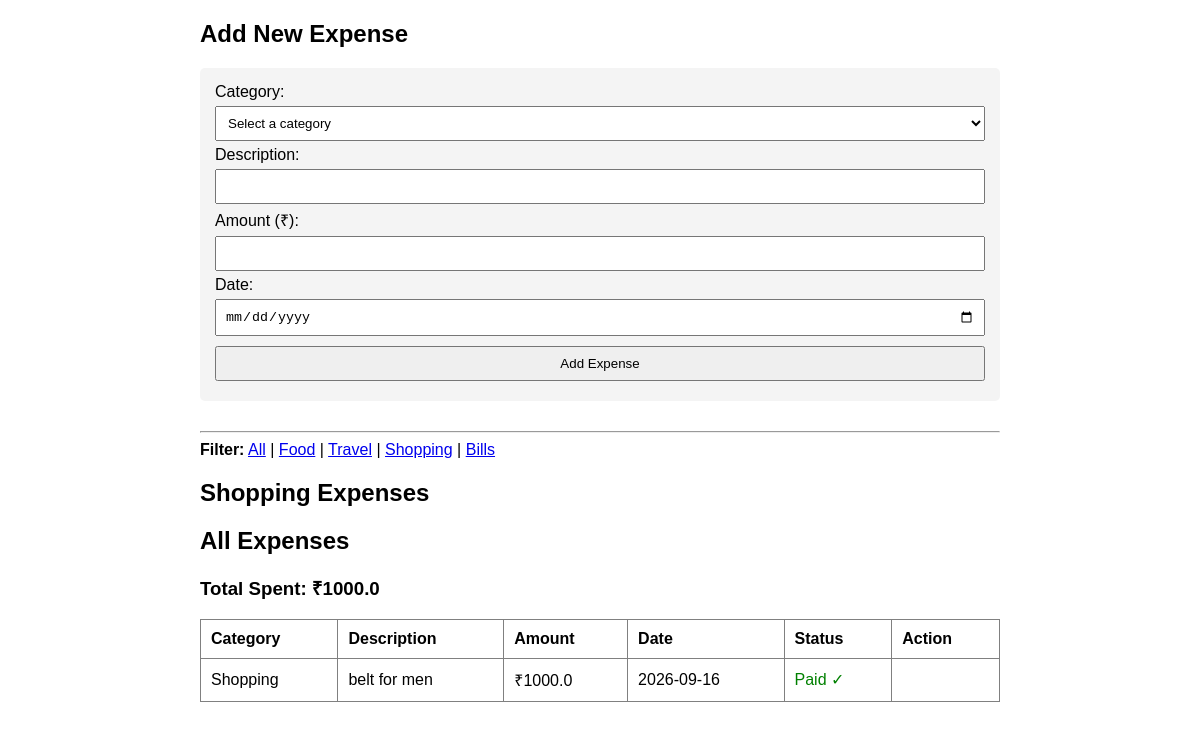
/category/Shopping, run on the app's committed database.
### tables this page shows
CREATE TABLE expenses (
            id INTEGER PRIMARY KEY AUTOINCREMENT,
            category TEXT NOT NULL,
            description TEXT NOT NULL,
            amount REAL NOT NULL,
            date TEXT NOT NULL,
            paid INTEGER NOT NULL DEFAULT 0
        );

### app.py (the view)
@app.route('/category/<category_name>')
def view_category(category_name):
    conn = get_db_connection()
    expenses = conn.execute('SELECT * FROM expenses WHERE category = ? ORDER BY date DESC', (category_name,)).fetchall()
    total_row = conn.execute('SELECT SUM(amount) as total FROM expenses WHERE category = ?', (category_name,)).fetchone()
    total = total_row['total'] if total_row['total'] else 0.0
    conn.close()
    return render_template('index.html', expenses=expenses, total=total, current_category=category_name)

### app.py (called while the page is built)
def get_db_connection():
    conn = sqlite3.connect('expenses.db')
    conn.row_factory = sqlite3.Row
    return conn

### templates/index.html (shortened to what this page needs)
<!DOCTYPE html>
<html>
<head>
</head>
<body>
    <h2>Add New Expense</h2>
    <form action="/add" method="POST">
        <label>Category:</label>
        <select name="category" required>
            <option value="">Select a category</option>
        </select>
        <label>Description:</label>
        <input type="text" name="description" required>
        <label>Amount (₹):</label>
        <input type="number" step="0.01" name="amount" required>
        <label>Date:</label>
        <input type="date" name="date" required>
        <button type="submit">Add Expense</button>
    </form>
<hr>
<div style="margin-bottom: 20px;">
        <strong>Filter:</strong>
        <a href="/">All</a> |
        <a href="/category/Food">Food</a> |
        <a href="/category/Travel">Travel</a> |
        <a href="/category/Shopping">Shopping</a> |
        <a href="/category/Bills">Bills</a>
    </div>
    <h2>{% if current_category %}{{ current_category }} Expenses{% else %}All Expenses{% endif %}</h2>
    <h2>All Expenses</h2>
    <h3>Total Spent: ₹{{ total }}</h3>
    <table border="1" width="100%" cellpadding="10" style="border-collapse: collapse; text-align: left;">
        <tr>
            <th>Category</th>
            <th>Description</th>
            <th>Amount</th>
            <th>Date</th>
            <th>Status</th>
            <th>Action</th>
        </tr>
        {% for exp in expenses %}
        <tr>
            <td>{{ exp['category'] }}</td>
            <td>{{ exp['description'] }}</td>
            <td>₹{{ exp['amount'] }}</td>
            <td>{{ exp['date'] }}</td>
            <td>
                {% if exp['paid'] == 1 %}
                    <span style="color: green;">Paid ✓</span>
                {% else %}
                    <span style="color: red;">Unpaid</span>
                {% endif %}
            </td>
            <td>
            </td>
        </tr>
        {% else %}
        <tr><td colspan="6">No expenses found.</td></tr>
        {% endfor %}
    </table>
</body>
</html>

### templates/index.html (style rules this page uses)
body { font-family: Arial, sans-serif; max-width: 800px; margin: 20px auto; }
form { margin-bottom: 30px; padding: 15px; background: #f4f4f4; border-radius: 5px; }
input, select, button { margin: 5px 0; padding: 8px; width: 100%; box-sizing: border-box; }

### data on the page
expenses: category "Shopping", description "belt for men", amount "1000.0", date "2026-09-16", paid "Paid ✓"

### other printed values
{{ total }} "1000.0"
